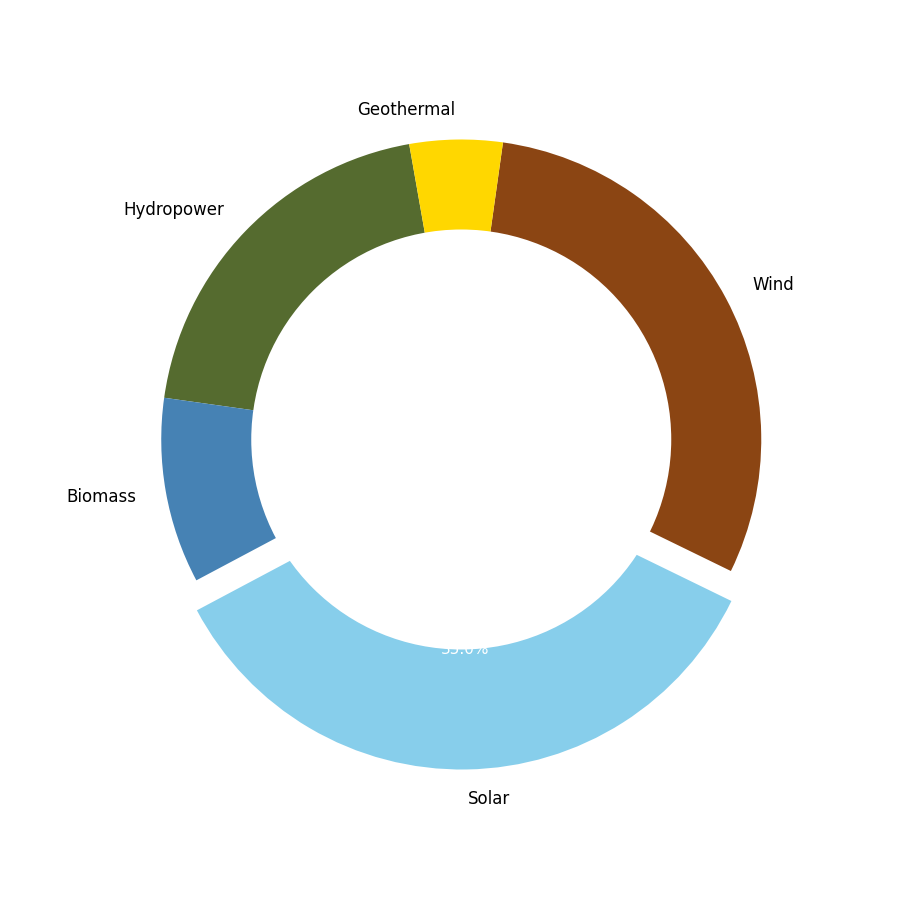

Generate this figure with Python:
import matplotlib.pyplot as plt

energy_sources = ['Hydropower', 'Biomass', 'Solar', 'Wind', 'Geothermal']
energy_shares = [20, 10, 35, 30, 5]
# Shuffling the colors list
colors = ['#556B2F', '#4682B4', '#87CEEB', '#8B4513', '#FFD700']
explode = (0, 0, 0.1, 0, 0)

fig, ax = plt.subplots(figsize=(9, 9))

wedges, texts, autotexts = ax.pie(
    energy_shares,
    labels=energy_sources,
    autopct='%1.1f%%',
    startangle=100,
    colors=colors,
    explode=explode,
    shadow=False
)

centre_circle = plt.Circle((0,0),0.70,fc='white')
fig.gca().add_artist(centre_circle)

for text in texts:
    text.set_fontsize(12)
for autotext in autotexts:
    autotext.set_fontsize(11)
    autotext.set_color('white')

ax.axis('equal')

plt.show()
